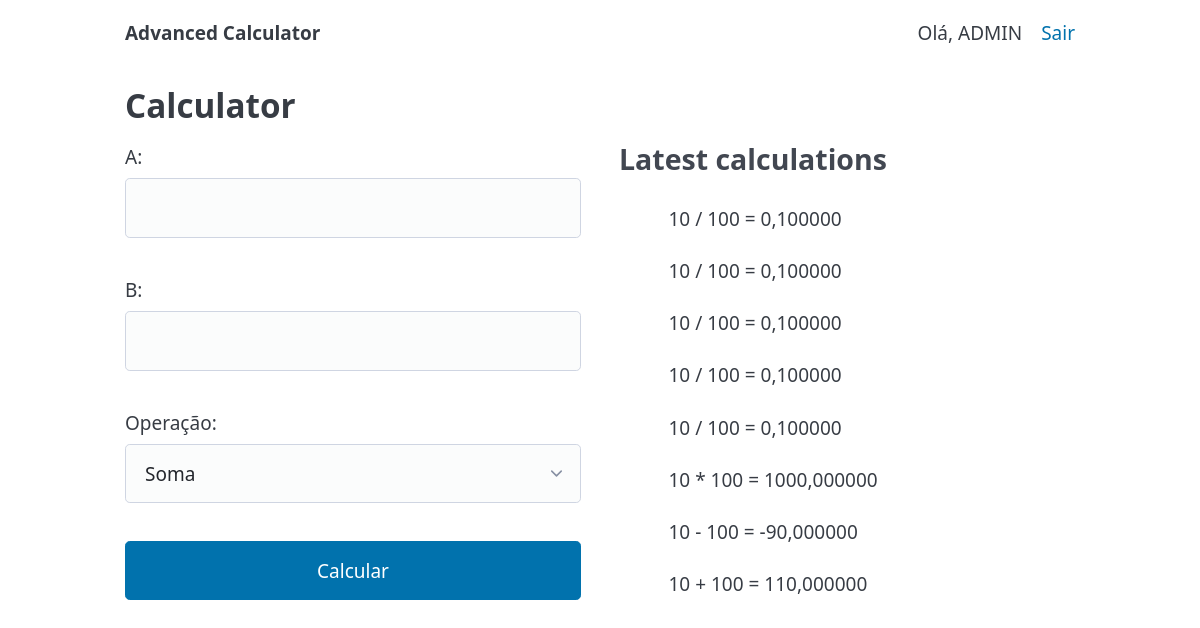
The page / (signed in) on the database its author committed.
### calculator/models.py (models this page shows, shortened)
class Operation(models.Model):
    class OperationType(models.TextChoices):
        ADD = 'ADD', 'Soma'
        SUB = 'SUB', 'Subtração'
        MUL = 'MUL', 'Multiplicação'
        DIV = 'DIV', 'Divisão'
    user = models.ForeignKey(settings.AUTH_USER_MODEL, on_delete=models.CASCADE, related_name='operations')
    op_type = models.CharField(max_length=3, choices=OperationType.choices)
    a = models.DecimalField(max_digits=20, decimal_places=6)
    b = models.DecimalField(max_digits=20, decimal_places=6)
    expression = models.CharField(max_length=255)
    result = models.DecimalField(max_digits=20, decimal_places=6)
    created_at = models.DateTimeField(auto_now_add=True)
    class Meta:
        ordering = ['-created_at']

### calculator/views.py (the view, shortened to what this page needs)
# urls.py: urlpatterns = [path('', views.index, name='index')]
@login_required
def index(request):
    form = OperationForm(request.POST or None)
    result = None
    latest_ops = Operation.objects.filter(user=request.user)[:10]
    return render(request, 'calculator/index.html', {'form': form, 'latest_ops': latest_ops})

### calculator/forms.py
class OperationForm(forms.Form):
    a = forms.DecimalField(label='A', required=True)
    b = forms.DecimalField(label='B', required=True)
    op_type = forms.ChoiceField(label='Operação', choices=Operation.OperationType.choices)

### templates/calculator/index.html (shortened to what this page needs)
{% extends "base.html" %}
{% block content %}
<h2>Calculator</h2>
<div style="display:flex; gap:2rem; align-items:flex-start; flex-wrap: wrap;">
  <section style="flex:1 1 320px;">
    <form method="post" novalidate>
      {{ form.as_p }}
      <button type="submit">Calcular</button>
    </form>
  </section>
  <aside style="flex:1 1 320px;">
    <h3>Latest calculations</h3>
    <ul>
      {% for op in latest_ops %}
        <li> {{ op.expression }} = {{ op.result }}</li>
      {% empty %}
        <li>Nenhuma operação ainda.</li>
      {% endfor %}
    </ul>
  </aside>
</div>
{% endblock %}

### templates/base.html (shortened to what this page needs)
<!doctype html>
<html lang="pt-br">
<head>
  <link rel="stylesheet" href="https://cdn.jsdelivr.net/npm/@picocss/pico@2/css/pico.min.css">
</head>
<body>
  <nav class="container">
    <ul><li><strong>Advanced Calculator</strong></li></ul>
    <ul>
      {% if user.is_authenticated %}
        <li>Olá, {{ user.username }}</li>
        <li><a href="{% url 'logout' %}">Sair</a></li>
      {% else %}
        <li><a href="{% url 'login' %}">Entrar</a></li>
      {% endif %}
    </ul>
  </nav>
  <main class="container">
    {% block content %}{% endblock %}
  </main>
</body>
</html>

### rows shown on the page
Operation: expression "10 / 100", result "0,100000"
Operation: expression "10 / 100", result "0,100000"
Operation: expression "10 / 100", result "0,100000"
Operation: expression "10 / 100", result "0,100000"
Operation: expression "10 / 100", result "0,100000"
Operation: expression "10 * 100", result "1000,000000"
Operation: expression "10 - 100", result "-90,000000"
Operation: expression "10 + 100", result "110,000000"

### other values the page prints
{{ user.username }} "ADMIN"
